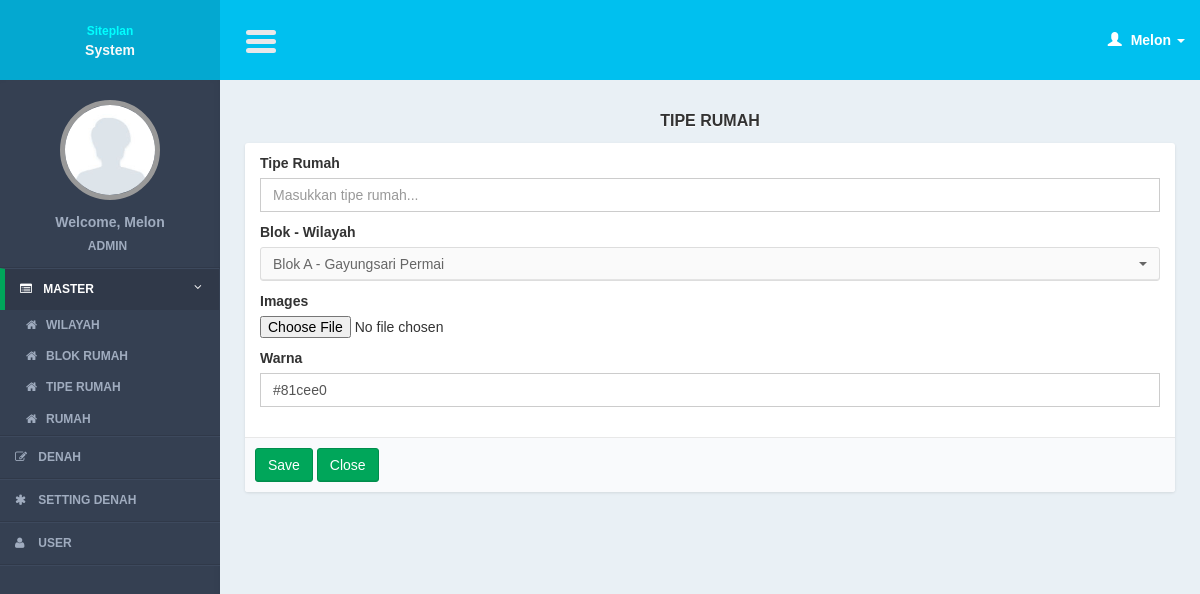
/controllers/table_type.php?page=form (signed in), run on an earlier commit of the app's database.
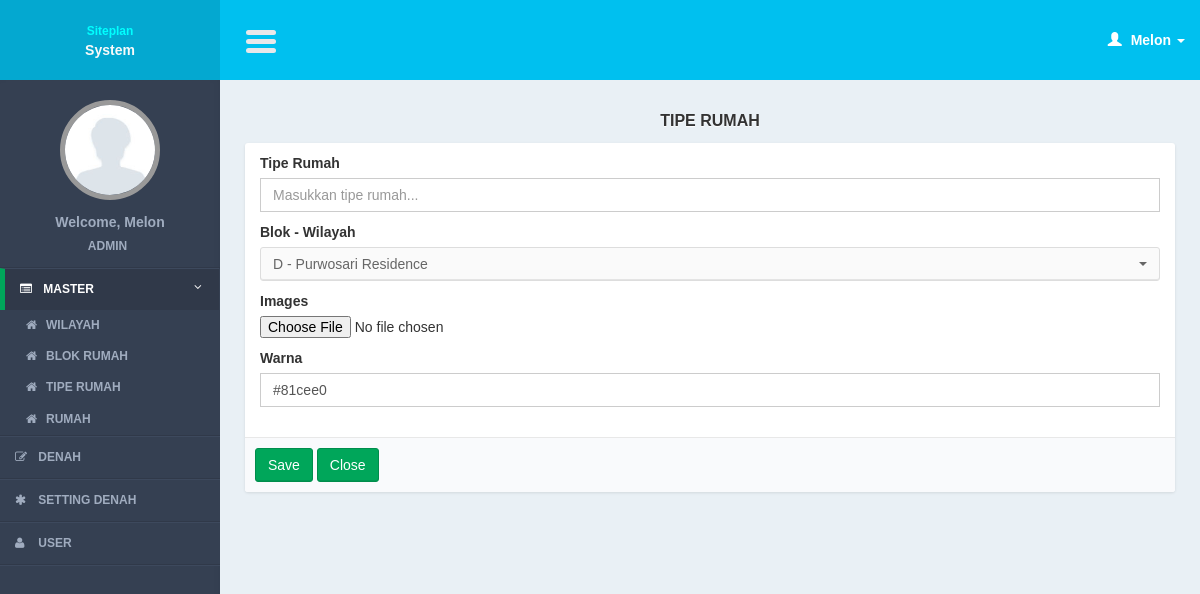
And on a later commit of the database.
### tables this page shows
CREATE TABLE IF NOT EXISTS `table_blocks` (
`tb_id` int(11) NOT NULL,
  `tb_name` varchar(100) NOT NULL,
  `building_id` int(11) NOT NULL
);

CREATE TABLE IF NOT EXISTS `buildings` (
`building_id` int(11) NOT NULL,
  `building_name` varchar(100) NOT NULL,
  `building_img` text NOT NULL
);

### models/table_type_model.php (called while the page is built, shortened)
<?php
function select_table_block(){
	$query = mysql_query("select a.* , b.building_name
							from table_blocks a
							join buildings b on b.building_id = a.building_id
							order by building_id");
	return $query;
}
?>

### views/table_type/form.php (the view, shortened to what this page needs)
    <section class="content">
        <div class="row">
            <div class="col-md-12">
              <div class="title_page"> <?= $title ?></div>
                 <form action="<?= $action?>" method="post" enctype="multipart/form-data" role="form">
                <div class="box box-cokelat">
                    <div class="box-body">
                            <div class="col-md-12">
                            <div class="form-group">
                                <label>Tipe Rumah</label>
                                <input required type="text" name="i_name" class="form-control" placeholder="Masukkan tipe rumah..." value="<?= $row->tt_name ?>"/>
                            </div>
                       		 <div class="form-group">
                              <label>Blok - Wilayah</label>
                               <?php
                               while($r_tb = mysql_fetch_array($query_tb)){
 ?>
                                 <option value="<?= $r_tb['tb_id'] ?>" <?php if($row->tb_id == $r_tb['tb_id']){ ?> selected="selected"<?php } ?>><?= $r_tb['tb_name']." - ".$r_tb['building_name']?></option>
                                 <?php
 }
?>
                      		</div>
                                <div class="form-group">
                             <label>Images</label>
                               <input type="file" name="i_img" id="i_img" />
                            </div>
                        <div class="form-group">
                            <label>Warna</label>
                            <input required name="i_color" type="text" class="form-control my-colorpicker1" value="<?= $row->tt_color ?>"/>
                        </div>
                            </div>
                    </div>
                      <div class="box-footer">
                    <input class="btn btn-success" type="submit" value="Save"/>
                    <a href="<?= $close_button?>" class="btn btn-success" >Close</a>
                 </div>
                </div>
           </form>
            </div>
        </div>
    </section>

What changed in the data, as far as the page shows it:
removed table_blocks: tb_name "Blok A", building.building_name "Gayungsari Permai"
added table_blocks: tb_name "D", building.building_name "Purwosari Residence"
